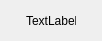
<?xml version="1.0" encoding="UTF-8"?>
<ui version="4.0">
 <class>Form</class>
 <widget class="QWidget" name="Form">
  <property name="geometry">
   <rect>
    <x>0</x>
    <y>0</y>
    <width>102</width>
    <height>41</height>
   </rect>
  </property>
  <property name="maximumSize">
   <size>
    <width>102</width>
    <height>41</height>
   </size>
  </property>
  <property name="windowTitle">
   <string>Form</string>
  </property>
  <layout class="QGridLayout" name="gridLayout">
   <property name="leftMargin">
    <number>0</number>
   </property>
   <property name="topMargin">
    <number>0</number>
   </property>
   <property name="rightMargin">
    <number>0</number>
   </property>
   <property name="bottomMargin">
    <number>0</number>
   </property>
   <property name="spacing">
    <number>0</number>
   </property>
   <item row="0" column="0">
    <widget class="QLabel" name="label">
     <property name="maximumSize">
      <size>
       <width>50</width>
       <height>50</height>
      </size>
     </property>
     <property name="text">
      <string>TextLabel</string>
     </property>
    </widget>
   </item>
  </layout>
 </widget>
 <resources/>
 <connections/>
</ui>
